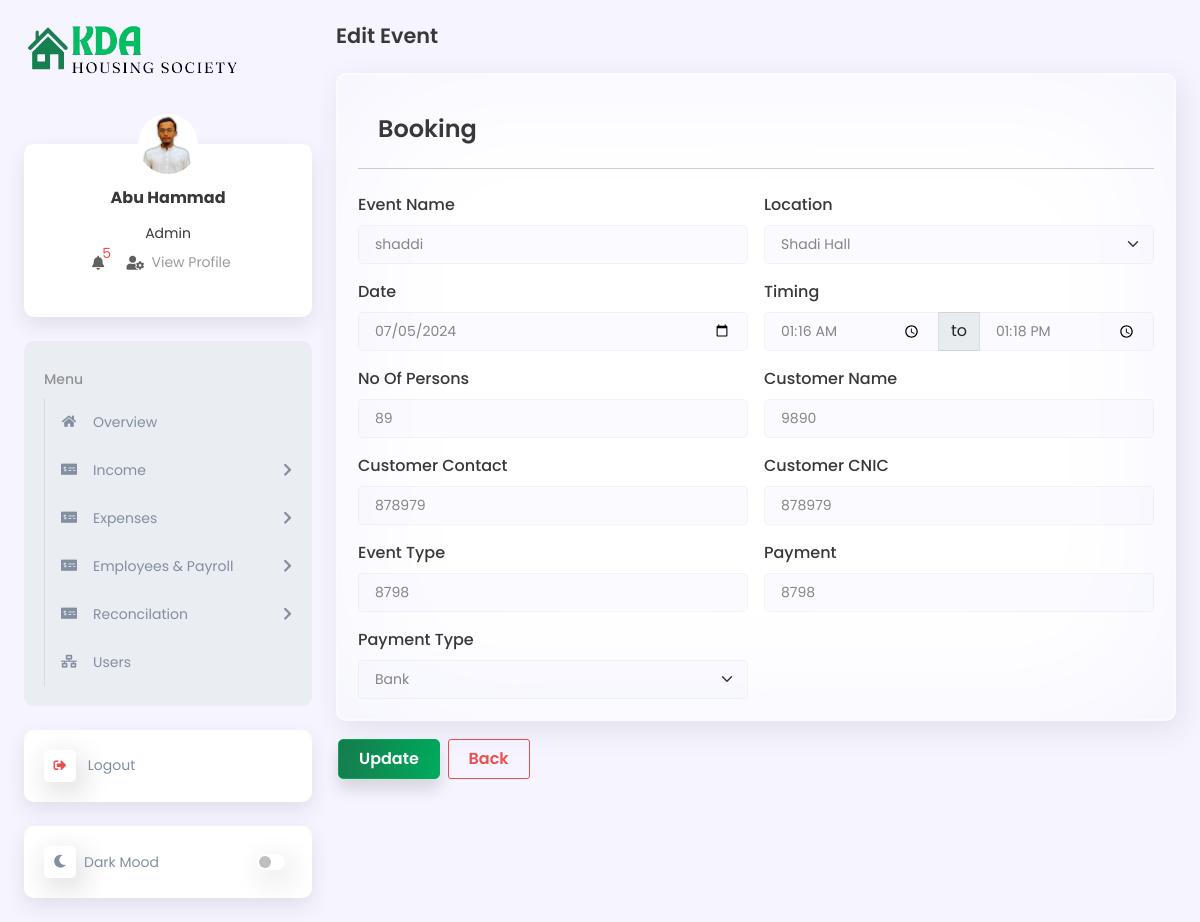
The app's page /eventEdit.php?event_edit_id=11 (signed in) with its own data.
### tables this page shows
CREATE TABLE `users_detail` (
  `users_detail_id` int(11) NOT NULL,
  `full_name` varchar(100) DEFAULT NULL,
  `Phone` varchar(50) DEFAULT NULL,
  `address` varchar(100) DEFAULT NULL,
  `gender` varchar(50) DEFAULT NULL,
  `date_of_birth` varchar(100) DEFAULT NULL,
  `image` varchar(255) DEFAULT NULL,
  `login_time` datetime DEFAULT NULL,
  `logout_time` datetime DEFAULT NULL,
  `created_by` varchar(100) DEFAULT NULL,
  `created_date` varchar(100) DEFAULT NULL,
  `updated_by` varchar(100) DEFAULT NULL,
  `updated_date` varchar(100) DEFAULT NULL
);

CREATE TABLE `role` (
  `role_id` int(11) NOT NULL,
  `name` varchar(50) DEFAULT NULL,
  `status` varchar(50) DEFAULT NULL
);

CREATE TABLE `events_booking` (
  `event_id` int(11) NOT NULL,
  `eventName` varchar(100) DEFAULT NULL,
  `location` varchar(255) DEFAULT NULL,
  `date` varchar(150) DEFAULT NULL,
  `startTiming` varchar(100) DEFAULT NULL,
  `endTiming` varchar(100) DEFAULT NULL,
  `noOfPersons` varchar(100) DEFAULT NULL,
  `eventType` varchar(255) DEFAULT NULL,
  `customerCnic` varchar(100) DEFAULT NULL,
  `customerContact` varchar(100) DEFAULT NULL,
  `customerName` varchar(100) DEFAULT NULL,
  `bookingPayment` varchar(255) DEFAULT NULL,
  `payment_type` enum('Cash','Bank') DEFAULT NULL,
  `added_by` varchar(100) DEFAULT NULL,
  `added_on` varchar(100) DEFAULT NULL,
  `updated_by` varchar(100) DEFAULT NULL,
  `updated_on` varchar(100) DEFAULT NULL
);

### eventEdit.php (the view, shortened to what the rows shown need)
<?php
include_once("includes/function.php");
?>
<!DOCTYPE html>
<html lang="en">
<head>
    <link rel="stylesheet" href="lib/bootstrap_5/bootstrap.min.css">
    <link rel="stylesheet" href="lib/fontawesome/css/all.min.css">
    <link rel="stylesheet" href="assets/css/global.css">
    <link rel="stylesheet" href="assets/css/style.css">
    <link rel="stylesheet" href="assets/css/responsive.css">
</head>
<body class="d2c_theme_light">
    <div class="d2c_wrapper">
        <?php
        include("includes/sidebar.php");
        ?>
        <div class="d2c_main p-4 ps-lg-3">
            <?php
            if (isset($_GET['event_edit_id'])) {
                $servant_view_id = mysqli_real_escape_string($conn, $_GET['event_edit_id']);
                $query = "SELECT * FROM events_booking WHERE event_id = '$servant_view_id'";
                $result = mysqli_query($conn, $query);
                if (mysqli_num_rows($result) > 0) {
                    while ($row = mysqli_fetch_assoc($result)) {
            ?>
                        <form action="" method="POST" id="event_booking_form" enctype="multipart/form-data">
                            <div class="card h-auto">
                                <div class="card-body">
                                    <h3 class="card-header">Booking</h3>
                                    <hr class="my-4">
                                    <div class="row g-3">
                                        <div class="col-md-6">
                                            <label class="form-label">Event Name</label>
                                            <input type="text" class="form-control" id="eventName" name="eventName" placeholder="Enter Event Name" value="<?= $row['eventName'] ?>" required>
                                        </div>
                                        <div class="col-md-6">
                                            <label class="form-label">Location</label>
                                            <select name="location" id="location" class="form-control form-select" required>
                                                <option value="Shadi Hall" <?php if ($row['location'] == 'Shadi Hall') echo "selected"; ?>>Shadi Hall</option>
                                            </select>
                                        </div>
                                        <div class="col-md-6">
                                            <label class="form-label">Date</label>
                                            <input type="date" class="form-control" id="date" name="date" value="<?= $row['date'] ?>">
                                        </div>
                                        <div class="col-md-6">
                                            <label class="form-label">Timing</label>
                                            <div class="input-group input-daterange">
                                                <input type="time" id="startTiming" name="startTiming" placeholder="MM/DD/YYYY" class="form-control" value="<?= $row['startTiming'] ?>"/>
                                                <span class="input-group-text">to</span>
                                                <input type="time" id="endTiming" name="endTiming" placeholder="MM/DD/YYYY" class="form-control" value="<?= $row['endTiming'] ?>"/>
                                            </div>
                                        </div>
                                        <div class="col-md-6">
                                            <label class="form-label">No Of Persons</label>
                                            <input type="text" class="form-control" id="noOfPersons" name="noOfPersons" placeholder="50" value="<?= $row['noOfPersons'] ?>">
                                        </div>
                                        <div class="col-md-6">
                                            <label class="form-label">Customer Name</label>
                                            <input type="text" class="form-control" id="customerName" name="customerName" placeholder="Enter Booking Name" value="<?= $row['customerName'] ?>">
                                        </div>
                                        <div class="col-md-6">
                                            <label class="form-label">Customer Contact</label>
                                            <input type="number" class="form-control" id="customerContact" name="customerContact" placeholder="03XXXXXXXXX" value="<?= $row['customerContact'] ?>">
                                        </div>
                                        <div class="col-md-6">
                                            <label class="form-label">Customer CNIC</label>
                                            <input type="number" class="form-control" id="customerCnic" name="customerCnic" placeholder="XXXXXXXXXXXXX" value="<?= $row['customerCnic'] ?>">
                                        </div>
                                        <div class="col-md-6">
                                            <label class="form-label">Event Type</label>
                                            <input type="text" class="form-control" id="eventType" name="eventType" placeholder="Enter Contact" value="<?= $row['eventType'] ?>">
                                        </div>
                                        <div class="col-md-6">
                                            <label class="form-label">Payment</label>
                                            <input type="number" class="form-control" id="bookingPayment" name="bookingPayment" placeholder="999" value="<?= $row['bookingPayment'] ?>">
                                        </div>
                                        <div class="col-md-6">
                                            <label class="form-label">Payment Type</label>
                                            <select class="form-select form-control" id="pymentType" required name="paymentType">
                                                <option value="Bank" <?php if ($row['payment_type'] == 'Bank') echo 'selected'; ?>>Bank</option>
                                            </select>
                                        </div>
                                    </div>
                                </div>
                            </div>
                            <div class="mt-3">
                                <button type="submit" id="submit_btn" name="eventBookingUpdate" class="btn btn-primary">Update</button>
                                <a href="eventsDetails" class="btn btn-outline-danger">Back</a>
                            </div>
                        </form>
            <?php
                    }
                } else {
                    echo '<tr>
                    <td colspan="7" class="fw-semibold bg-light-warning text-warning text-center">There are no matching data in the database.</td>
                </tr>';
                }
            }
            ?>
        </div>
    </div>
</body>
</html>

### includes/sidebar.php (shortened to what the rows shown need)
<?php
$select = mysqli_query($conn, "SELECT users_detail.image, users_detail.full_name, role.name as role FROM `users`
LEFT JOIN users_detail ON users_detail.users_detail_id = users.users_detail_id
LEFT JOIN role ON role.role_id = users.role_id
WHERE users.user_id = '{$_SESSION['UID']}'");
$row = mysqli_fetch_assoc($select);
if ($row['image'] == '') {
    $row['image'] = "./assets/images/user-default.png";
} else {
    $row['image'] = "./media/images/" . $row['image'];
}
?>
<div class="d2c_sidebar offcanvas-lg offcanvas-start p-4 pe-lg-2" tabindex="-1" id="d2c_sidebar">
    <div class="d-flex flex-column">
        <div class="card d2c_profile_card text-center mb-4">
            <div class="card-body mt-4">
                <h6 class="fw-bold mb-3"><?= $row['full_name']; ?></h6>
                <span class="d2c_role"><?= $row['role']; ?></span>
                <ul class="list-inline">
                    <li class="list-inline-item position-relative me-3">
                    </li>
                    <li class="list-inline-item position-relative me-3">
                    </li>
                </ul>
            </div>
        </div>
    </div>
</div>

### records on screen
users_detail: full_name "Abu Hammad", role.name "Admin"
events_booking: eventName "shaddi", location "Shadi Hall", date "07/05/2024", startTiming "01:16", endTiming "13:18", noOfPersons "89", customerName "9890", customerContact "878979", customerCnic "878979", eventType "8798", bookingPayment "8798", paymentType "Bank"

### other values on screen
$total_messages "5"
